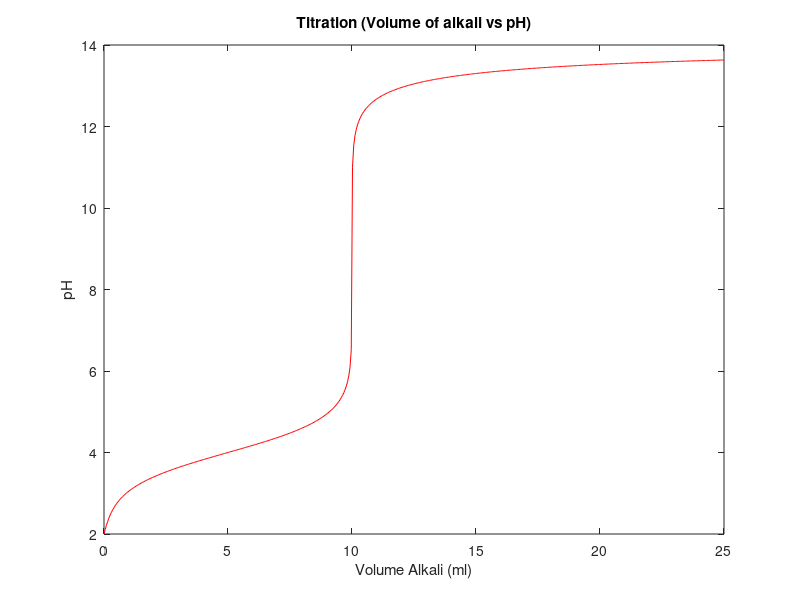

Source code (MATLAB):
% Obtained form the webpage: http://www.chemicalforums.com/index.php?topic=80995.0
clear;
clc;


Max_species=1;
Max_roots=Max_species+2;
% Equilibrium constants
Kw = power(10,-14);
K1 = power(10,-4); % power(10,-4.76);


% Initial concentration of acid
C_acid = 1; % mol/dm^3
C_base = 1; % mol/dm^3

% Initial volume of acid
Acid_vol = 10; % ml
Base_vol = 25; % ml



% Graph settings
Titration_resolution=500; % number of titration points
dx = Base_vol/(Titration_resolution-1);
x = 0.0:dx:Base_vol;


% Array for all the species
HA=size(Titration_resolution,1);
A=size(Titration_resolution,1);
H=size(Titration_resolution,1);
PH=size(Titration_resolution,1);
OH=size(Titration_resolution,1);
FNa=size(Titration_resolution,1);
FHA=size(Titration_resolution,1);
Beta=size(Titration_resolution-1,1);

outfile=fopen('Results','w');

for j = 1:Max_roots
fprintf(outfile,'Roots(%d) ',j);
end
fprintf(outfile,'Acid_vol Base_vol Vol_tot HA(i,1) A(i,1) H(i,1) OH(i,1) PH(i,1) FHA(i,1) FNa(i,1) Beta(i,1)\n');


for i = 1:Titration_resolution

	% The total volume
	vol_tot = Acid_vol + x(i);

	% Concentrations of acid and base
	C_a0 = (C_acid * Acid_vol) / vol_tot;
	C_b0 = (C_base * x(i)) / vol_tot ;


	% Compute the concentration of hydrogen ions
	% Solve the polynomial equation

	% H^3 + (C_b0 + K1)*H^2 + (C_b0*K1 - C_a0*K1 - Kw)*H - K1*Kw

	R = roots([1, (C_b0 + K1), (C_b0*K1 - C_a0*K1 - Kw), - K1*Kw]);

	% Remove all chemically irrelevant solutions	
	check_index=1;
	Temp_H=0;
	for j = 1:Max_roots

		fprintf(outfile,'%.20f ',R(j,1));
		if R(j,1)==real(R(j,1)) & R(j,1)>0 & R(j,1)<C_a0
			if check_index==1
			Temp_H=R(j,1);
			check_index=2;
			end

			if Temp_H >R(j,1) 
			Temp_H=R(j,1);	
			end
		end
	end

	H(i,1)=Temp_H;	


	% Calculate the pH value
	PH(i,1) = -log10(H(i,1));

	% Calculate all other species
	%HA=(C_a0*H)/(H + K1)
	%A=(C_a0*K1)/(H + K1)

	HA(i,1) = (C_a0*H(i,1))/(H(i,1) + K1);
	A(i,1) = (C_a0*K1)/(H(i,1) + K1);
	OH(i,1) = Kw/H(i);
	FHA(i,1)=C_a0;
	FNa(i,1)=C_b0;
	if(i>1)
	Beta(i,1)=(FNa(i,1)-FNa(i-1,1))/(PH(i,1)-PH(i-1,1));
	else 
	Beta(i,1)=0;
	end
	
	fprintf(outfile,'%.12f %.12f %.12f %.12f %.12f %.20f %.20f %.12f %.12f %.12f %.12f\n',Acid_vol, x(i), vol_tot, HA(i,1),A(i,1),H(i,1), OH(i,1), PH(i,1),FHA(i,1),FNa(i,1),Beta(i,1));

end
fclose(outfile);

% Plot it
figure();
plot(x,PH,'red')
xlabel('Volume Alkali (ml)')
ylabel('pH')
title('Titration (Volume of alkali vs pH)')
